Frame 1 (no input): blank canvas, image omitted
Frame 60 (no input): blank canvas, image omitted
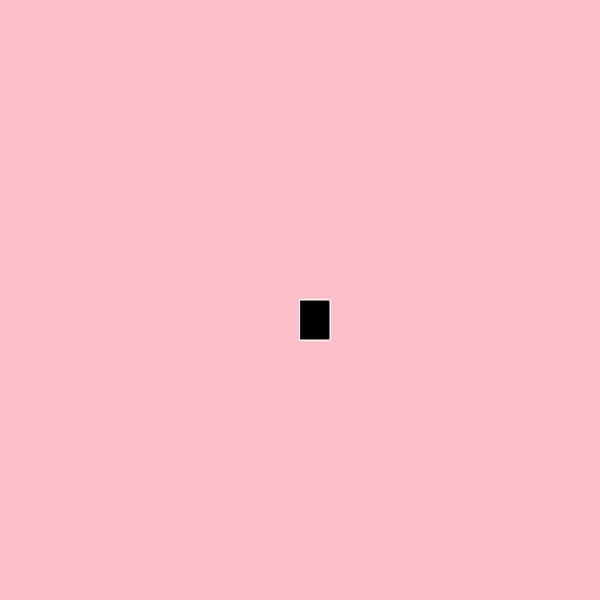
Frame 120 (the mouse pressed at the canvas centre since frame 60)

The p5.js sketch whose frames 1 and 60 were blank and that drew this single picture after the mouse press (run headless with seeded random() and noise() and a simulated clock; from frame 60 on, the mouse is pressed at the canvas centre):

// p5.js sketch
// ── sketch.js
function setup() {
  createCanvas(600, 600);
  background("pink");
} 
 
function draw() {
  
 fill("black");
 stroke("white");

 if(mouseIsPressed){
    rect(mouseX,mouseY,30,40);
 } 
}



   
